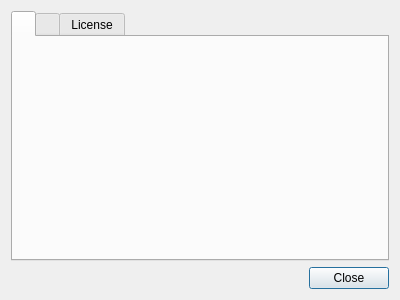
<?xml version="1.0" encoding="UTF-8"?>
<ui version="4.0">
 <class>KvManager::AboutDialog</class>
 <widget class="QDialog" name="AboutDialog">
  <property name="geometry">
   <rect>
    <x>0</x>
    <y>0</y>
    <width>400</width>
    <height>300</height>
   </rect>
  </property>
  <property name="windowTitle">
   <string notr="true">Dialog</string>
  </property>
  <layout class="QGridLayout" name="gridLayout">
   <item row="0" column="0">
    <widget class="QTabWidget" name="tabWidget">
     <property name="currentIndex">
      <number>0</number>
     </property>
     <widget class="QWidget" name="tab">
      <attribute name="title">
       <string/>
      </attribute>
      <layout class="QGridLayout" name="gridLayout_2">
       <item row="0" column="0">
        <widget class="QLabel" name="iconLabel">
         <property name="text">
          <string/>
         </property>
         <property name="alignment">
          <set>Qt::AlignCenter</set>
         </property>
        </widget>
       </item>
       <item row="1" column="0">
        <widget class="QLabel" name="titleLabel">
         <property name="text">
          <string/>
         </property>
         <property name="alignment">
          <set>Qt::AlignCenter</set>
         </property>
        </widget>
       </item>
       <item row="3" column="0">
        <widget class="QLabel" name="textLabel">
         <property name="text">
          <string/>
         </property>
         <property name="alignment">
          <set>Qt::AlignCenter</set>
         </property>
        </widget>
       </item>
       <item row="2" column="0">
        <spacer name="verticalSpacer">
         <property name="orientation">
          <enum>Qt::Vertical</enum>
         </property>
         <property name="sizeHint" stdset="0">
          <size>
           <width>20</width>
           <height>5</height>
          </size>
         </property>
        </spacer>
       </item>
       <item row="4" column="0">
        <spacer name="verticalSpacer_2">
         <property name="orientation">
          <enum>Qt::Vertical</enum>
         </property>
         <property name="sizeHint" stdset="0">
          <size>
           <width>20</width>
           <height>5</height>
          </size>
         </property>
        </spacer>
       </item>
      </layout>
     </widget>
     <widget class="QWidget" name="tab_2">
      <attribute name="title">
       <string/>
      </attribute>
      <layout class="QGridLayout" name="gridLayout_3">
       <item row="0" column="0">
        <widget class="QTextBrowser" name="textBrowser">
         <property name="focusPolicy">
          <enum>Qt::NoFocus</enum>
         </property>
         <property name="html">
          <string notr="true">&lt;!DOCTYPE HTML PUBLIC &quot;-//W3C//DTD HTML 4.0//EN&quot; &quot;http://www.w3.org/TR/REC-html40/strict.dtd&quot;&gt;
&lt;html&gt;&lt;head&gt;&lt;meta name=&quot;qrichtext&quot; content=&quot;1&quot; /&gt;&lt;style type=&quot;text/css&quot;&gt;
p, li { white-space: pre-wrap; }
&lt;/style&gt;&lt;/head&gt;&lt;body style=&quot;  font-weight:400; font-style:normal;&quot;&gt;
&lt;p style=&quot; margin-top:0px; margin-bottom:0px; margin-left:0px; margin-right:0px; -qt-block-indent:0; text-indent:0px;&quot;&gt;&lt;span style=&quot; font-weight:600;&quot;&gt;Arabic (Algeria):&lt;/span&gt; &lt;a href=&quot;https://github.com/HishamAHai&quot;&gt;HishamAHai at GitHub&lt;/a&gt;&lt;/p&gt;
&lt;p style=&quot;-qt-paragraph-type:empty; margin-top:0px; margin-bottom:0px; margin-left:0px; margin-right:0px; -qt-block-indent:0; text-indent:0px;&quot;&gt;&lt;br /&gt;&lt;/p&gt;
&lt;p style=&quot; margin-top:0px; margin-bottom:0px; margin-left:0px; margin-right:0px; -qt-block-indent:0; text-indent:0px;&quot;&gt;&lt;span style=&quot; font-weight:600;&quot;&gt;Belarusian:&lt;/span&gt; Zmicer Turok&lt;/p&gt;
&lt;p style=&quot;-qt-paragraph-type:empty; margin-top:0px; margin-bottom:0px; margin-left:0px; margin-right:0px; -qt-block-indent:0; text-indent:0px;&quot;&gt;&lt;br /&gt;&lt;/p&gt;
&lt;p style=&quot; margin-top:0px; margin-bottom:0px; margin-left:0px; margin-right:0px; -qt-block-indent:0; text-indent:0px;&quot;&gt;&lt;span style=&quot; font-weight:600;&quot;&gt;Chinese (Simplified):&lt;/span&gt; &lt;a href=&quot;https://github.com/jaybird1986&quot;&gt;jaybird1986 at GitHub&lt;/a&gt;, Feng Yu &lt;a href=&quot;https://github.com/abcfy2&quot;&gt;(abcfy2 at GitHub)&lt;/a&gt;, &lt;a href=&quot;https://github.com/greatyingzi&quot;&gt;greatyingzi at GitHub&lt;/a&gt;, &lt;a href=&quot;https://github.com/ling0412&quot;&gt;ling0412 at GitHub&lt;/a&gt;&lt;/p&gt;
&lt;p style=&quot;-qt-paragraph-type:empty; margin-top:0px; margin-bottom:0px; margin-left:0px; margin-right:0px; -qt-block-indent:0; text-indent:0px;&quot;&gt;&lt;br /&gt;&lt;/p&gt;
&lt;p style=&quot; margin-top:0px; margin-bottom:0px; margin-left:0px; margin-right:0px; -qt-block-indent:0; text-indent:0px;&quot;&gt;&lt;span style=&quot; font-weight:600;&quot;&gt;Czech:&lt;/span&gt; &lt;a href=&quot;https://github.com/p-bo&quot;&gt;p-bo at GitHub&lt;/a&gt;, &lt;a href=&quot;https://github.com/Translate-SW&quot;&gt;Translate-SW at GitHub&lt;/a&gt;&lt;/p&gt;
&lt;p style=&quot;-qt-paragraph-type:empty; margin-top:0px; margin-bottom:0px; margin-left:0px; margin-right:0px; -qt-block-indent:0; text-indent:0px;&quot;&gt;&lt;br /&gt;&lt;/p&gt;
&lt;p style=&quot; margin-top:0px; margin-bottom:0px; margin-left:0px; margin-right:0px; -qt-block-indent:0; text-indent:0px;&quot;&gt;&lt;span style=&quot; font-weight:600;&quot;&gt;Dutch:&lt;/span&gt; Heimen Stoffels &lt;a href=&quot;https://github.com/Vistaus&quot;&gt;&lt;span;&gt;(Vistaus at GitHub)&lt;/span&gt;&lt;/a&gt;, &lt;a href=&quot;https://github.com/Pjotr123&quot;&gt;&lt;span;&gt;Pjotr123 at GitHub&lt;/span&gt;&lt;/a&gt;, &lt;a href=&quot;https://github.com/PanderMusubi&quot;&gt;PanderMusubi at GitHub&lt;/a&gt;&lt;/p&gt;
&lt;p style=&quot;-qt-paragraph-type:empty; margin-top:0px; margin-bottom:0px; margin-left:0px; margin-right:0px; -qt-block-indent:0; text-indent:0px;&quot;&gt;&lt;br /&gt;&lt;/p&gt;
&lt;p style=&quot; margin-top:0px; margin-bottom:0px; margin-left:0px; margin-right:0px; -qt-block-indent:0; text-indent:0px;&quot;&gt;&lt;span style=&quot; font-weight:600;&quot;&gt;Esperanto:&lt;/span&gt; Tsu Jan (author)&lt;/p&gt;
&lt;p style=&quot;-qt-paragraph-type:empty; margin-top:0px; margin-bottom:0px; margin-left:0px; margin-right:0px; -qt-block-indent:0; text-indent:0px;&quot;&gt;&lt;br /&gt;&lt;/p&gt;
&lt;p style=&quot; margin-top:0px; margin-bottom:0px; margin-left:0px; margin-right:0px; -qt-block-indent:0; text-indent:0px;&quot;&gt;&lt;span style=&quot; font-weight:600;&quot;&gt;Estonian:&lt;/span&gt; &lt;a href=&quot;https://github.com/rimasx&quot;&gt;&lt;span;&gt;rimasx at GitHub&lt;/span&gt;&lt;/a&gt;, Priit Jõerüüt;&lt;/p&gt;
&lt;p style=&quot;-qt-paragraph-type:empty; margin-top:0px; margin-bottom:0px; margin-left:0px; margin-right:0px; -qt-block-indent:0; text-indent:0px;&quot;&gt;&lt;br /&gt;&lt;/p&gt;
&lt;p style=&quot; margin-top:0px; margin-bottom:0px; margin-left:0px; margin-right:0px; -qt-block-indent:0; text-indent:0px;&quot;&gt;&lt;span style=&quot; font-weight:600;&quot;&gt;Finnish:&lt;/span&gt; &lt;a href=&quot;https://github.com/mahtiankka&quot;&gt;&lt;span;&gt;MahtiAnkka at GitHub&lt;/span&gt;&lt;/a&gt;, Robin, &lt;/span&gt; Tommi Nieminen &lt;a href=&quot;https://github.com/Legisign&quot;&gt;&lt;span;&gt;(Legisign at GitHub)&lt;/span&gt;&lt;/a&gt;, &lt;a href=&quot;https://github.com/Chiitoo&quot;&gt;&lt;span;&gt;Chiitoo at GitHub&lt;/span&gt;&lt;/a&gt;&lt;/p&gt;
&lt;p style=&quot;-qt-paragraph-type:empty; margin-top:0px; margin-bottom:0px; margin-left:0px; margin-right:0px; -qt-block-indent:0; text-indent:0px;&quot;&gt;&lt;br /&gt;&lt;/p&gt;
&lt;p style=&quot; margin-top:0px; margin-bottom:0px; margin-left:0px; margin-right:0px; -qt-block-indent:0; text-indent:0px;&quot;&gt;&lt;span style=&quot; font-weight:600;&quot;&gt;French:&lt;/span&gt; &lt;a href=&quot;https://github.com/roxfr&quot;&gt;&lt;span;&gt;roxfr at GitHub&lt;/span&gt;&lt;/a&gt;, &lt;a href=&quot;https://github.com/Bapt17&quot;&gt;Bapt17 at GitHub&lt;/a&gt;&lt;/p&gt;
&lt;p style=&quot;-qt-paragraph-type:empty; margin-top:0px; margin-bottom:0px; margin-left:0px; margin-right:0px; -qt-block-indent:0; text-indent:0px;&quot;&gt;&lt;br /&gt;&lt;/p&gt;
&lt;p style=&quot; margin-top:0px; margin-bottom:0px; margin-left:0px; margin-right:0px; -qt-block-indent:0; text-indent:0px;&quot;&gt;&lt;span style=&quot; font-weight:600;&quot;&gt;German:&lt;/span&gt; Ettore Atalan &lt;a href=&quot;https://github.com/Atalanttore&quot;&gt;&lt;span;&gt;(Atalanttore at GitHub)&lt;/span&gt;&lt;/a&gt;, hugo G&lt;/span&gt;&lt;/a&gt;, Roman Volak &lt;a href=&quot;https://github.com/RomanVolak&quot;&gt;&lt;span;&gt;(RomanVolak at GitHub)&lt;/span&gt;&lt;/a&gt;&lt;/p&gt;
&lt;p style=&quot;-qt-paragraph-type:empty; margin-top:0px; margin-bottom:0px; margin-left:0px; margin-right:0px; -qt-block-indent:0; text-indent:0px;&quot;&gt;&lt;br /&gt;&lt;/p&gt;
&lt;p style=&quot; margin-top:0px; margin-bottom:0px; margin-left:0px; margin-right:0px; -qt-block-indent:0; text-indent:0px;&quot;&gt;&lt;span style=&quot; font-weight:600;&quot;&gt;Hebrew:&lt;/span&gt; itay alush &lt;a href=&quot;https://github.com/itayalush1&quot;&gt;(itayalush1 at GitHub)&lt;/a&gt;, Omer I.S. &lt;a href=&quot;https://github.com/omeritzics&quot;&gt;(omeritzics at GitHub)&lt;/a&gt;&lt;/p&gt;
&lt;p style=&quot;-qt-paragraph-type:empty; margin-top:0px; margin-bottom:0px; margin-left:0px; margin-right:0px; -qt-block-indent:0; text-indent:0px;&quot;&gt;&lt;br /&gt;&lt;/p&gt;
&lt;p style=&quot; margin-top:0px; margin-bottom:0px; margin-left:0px; margin-right:0px; -qt-block-indent:0; text-indent:0px;&quot;&gt;&lt;span style=&quot; font-weight:600;&quot;&gt;Hungarian:&lt;/span&gt; &lt;a href=&quot;https://github.com/zoli111&quot;&gt;zoli111 at GitHub&lt;/a&gt;, Ács Zoltán&lt;/p&gt;
&lt;p style=&quot;-qt-paragraph-type:empty; margin-top:0px; margin-bottom:0px; margin-left:0px; margin-right:0px; -qt-block-indent:0; text-indent:0px;&quot;&gt;&lt;br /&gt;&lt;/p&gt;
&lt;p style=&quot; margin-top:0px; margin-bottom:0px; margin-left:0px; margin-right:0px; -qt-block-indent:0; text-indent:0px;&quot;&gt;&lt;span style=&quot; font-weight:600;&quot;&gt;Indonesian:&lt;/span&gt; Muhammad Andryan Noor &lt;a href=&quot;https://github.com/andryNoor&quot;&gt;&lt;span;&gt;(andryNoor at GitHub)&lt;/span&gt;&lt;/a&gt;, &lt;/span&gt; Arif Budiman &lt;a href=&quot;https://github.com/arifpedia&quot;&gt;&lt;span;&gt;(arifpedia at GitHub)&lt;/span&gt;&lt;/a&gt;, &lt;/span&gt; Gema Aji Wardian &lt;a href=&quot;https://github.com/nerdv2&quot;&gt;&lt;span;&gt;(nerdv2 at GitHub)&lt;/span&gt;&lt;/a&gt;&lt;/p&gt;
&lt;p style=&quot;-qt-paragraph-type:empty; margin-top:0px; margin-bottom:0px; margin-left:0px; margin-right:0px; -qt-block-indent:0; text-indent:0px;&quot;&gt;&lt;br /&gt;&lt;/p&gt;
&lt;p style=&quot; margin-top:0px; margin-bottom:0px; margin-left:0px; margin-right:0px; -qt-block-indent:0; text-indent:0px;&quot;&gt;&lt;span style=&quot; font-weight:600;&quot;&gt;Italian:&lt;/span&gt; &lt;a href=&quot;https://github.com/stefonarch&quot;&gt;&lt;span;&gt;stefonarch at GitHub&lt;/span&gt;&lt;/a&gt;, &lt;a href=&quot;https://github.com/EncryptedEasty&quot;&gt;&lt;span;&gt;EncryptedEasty at GitHub&lt;/span&gt;&lt;/a&gt;&lt;/p&gt;
&lt;p style=&quot;-qt-paragraph-type:empty; margin-top:0px; margin-bottom:0px; margin-left:0px; margin-right:0px; -qt-block-indent:0; text-indent:0px;&quot;&gt;&lt;br /&gt;&lt;/p&gt;
&lt;p style=&quot; margin-top:0px; margin-bottom:0px; margin-left:0px; margin-right:0px; -qt-block-indent:0; text-indent:0px;&quot;&gt;&lt;span style=&quot; font-weight:600;&quot;&gt;Japanese:&lt;/span&gt; Masamichi Ito &lt;a href=&quot;https://github.com/ito32bit&quot;&gt;(ito32bit at GitHub)&lt;/a&lt;/p&gt;
&lt;p style=&quot;-qt-paragraph-type:empty; margin-top:0px; margin-bottom:0px; margin-left:0px; margin-right:0px; -qt-block-indent:0; text-indent:0px;&quot;&gt;&lt;br /&gt;&lt;/p&gt;
&lt;p style=&quot; margin-top:0px; margin-bottom:0px; margin-left:0px; margin-right:0px; -qt-block-indent:0; text-indent:0px;&quot;&gt;&lt;span style=&quot; font-weight:600;&quot;&gt;Korean:&lt;/span&gt; &lt;a href=&quot;https://github.com/MarongHappy&quot;&gt;&lt;span;&gt;MarongHappy at GitHub&lt;/span&gt;&lt;/a&gt;&lt;/p&gt;
&lt;p style=&quot;-qt-paragraph-type:empty; margin-top:0px; margin-bottom:0px; margin-left:0px; margin-right:0px; -qt-block-indent:0; text-indent:0px;&quot;&gt;&lt;br /&gt;&lt;/p&gt;
&lt;p style=&quot; margin-top:0px; margin-bottom:0px; margin-left:0px; margin-right:0px; -qt-block-indent:0; text-indent:0px;&quot;&gt;&lt;span style=&quot; font-weight:600;&quot;&gt;Lithuanian:&lt;/span&gt; &lt;a href=&quot;https://github.com/welaq&quot;&gt;&lt;span;&gt;welaq at GitHub&lt;/span&gt;&lt;/a&gt;&lt;/p&gt;
&lt;p style=&quot;-qt-paragraph-type:empty; margin-top:0px; margin-bottom:0px; margin-left:0px; margin-right:0px; -qt-block-indent:0; text-indent:0px;&quot;&gt;&lt;br /&gt;&lt;/p&gt;
&lt;p style=&quot; margin-top:0px; margin-bottom:0px; margin-left:0px; margin-right:0px; -qt-block-indent:0; text-indent:0px;&quot;&gt;&lt;span style=&quot; font-weight:600;&quot;&gt;Norwegian:&lt;/span&gt; Allan Nordhøy &lt;a href=&quot;https://github.com/comradekingu&quot;&gt;(comradekingu at GitHub)&lt;/a&gt;&lt;/p&gt;
&lt;p style=&quot;-qt-paragraph-type:empty; margin-top:0px; margin-bottom:0px; margin-left:0px; margin-right:0px; -qt-block-indent:0; text-indent:0px;&quot;&gt;&lt;br /&gt;&lt;/p&gt;
&lt;p style=&quot; margin-top:0px; margin-bottom:0px; margin-left:0px; margin-right:0px; -qt-block-indent:0; text-indent:0px;&quot;&gt;&lt;span style=&quot; font-weight:600;&quot;&gt;Polish:&lt;/span&gt; Marcin Mikołajczak &lt;a href=&quot;https://github.com/m4sk1n&quot;&gt;&lt;span;&gt;(m4sk1n at GitHub)&lt;/span&gt;&lt;/a&gt;&lt;/p&gt;
&lt;p style=&quot;-qt-paragraph-type:empty; margin-top:0px; margin-bottom:0px; margin-left:0px; margin-right:0px; -qt-block-indent:0; text-indent:0px;&quot;&gt;&lt;br /&gt;&lt;/p&gt;
&lt;p style=&quot; margin-top:0px; margin-bottom:0px; margin-left:0px; margin-right:0px; -qt-block-indent:0; text-indent:0px;&quot;&gt;&lt;span style=&quot; font-weight:600;&quot;&gt;Portuguese:&lt;/span&gt; Hugo Carvalho &lt;a href=&quot;https://github.com/hugok79&quot;&gt;(hugok79 at GitHub)&lt;/a&gt;, Sérgio Marques &lt;a href=&quot;https://github.com/smarquespt&quot;&gt;(smarquespt at GitHub)&lt;/a&gt;&lt;/p&gt;
&lt;p style=&quot;-qt-paragraph-type:empty; margin-top:0px; margin-bottom:0px; margin-left:0px; margin-right:0px; -qt-block-indent:0; text-indent:0px;&quot;&gt;&lt;br /&gt;&lt;/p&gt;
&lt;p style=&quot; margin-top:0px; margin-bottom:0px; margin-left:0px; margin-right:0px; -qt-block-indent:0; text-indent:0px;&quot;&gt;&lt;span style=&quot; font-weight:600;&quot;&gt;Portuguese (Brazil):&lt;/span&gt; Leandro Ramos &lt;a href=&quot;https://github.com/leandroramos&quot;&gt;&lt;span;&gt;(leandroramos at GitHub)&lt;/span&gt;&lt;/a&gt;, &lt;/span&gt; &lt;a href=&quot;https://github.com/eltonfabricio10&quot;&gt;&lt;span;&gt;eltonfabricio10 at GitHub&lt;/span&gt;&lt;/a&gt;, &lt;a href=&quot;https://github.com/rodrigolinuxx&quot;&gt;&lt;span;&gt;rodrigolinuxx at GitHub&lt;/span&gt;&lt;/a&gt;, &lt;a href=&quot;https://github.com/BiP213&quot;&gt;&lt;span;&gt;BiP213 at GitHub&lt;/span&gt;&lt;/a&gt;, &lt;a href=&quot;https://github.com/cassiojsl&quot;&gt;&lt;span;&gt;cassiojsl at GitHub&lt;/span&gt;&lt;/a&gt;, &lt;/span&gt; Gabriel Proença Alves &lt;a href=&quot;https://github.com/gabrielproencaalves&quot;&gt;&lt;span;&gt;(gabrielproencaalves at GitHub)&lt;/span&gt;&lt;/a&gt;&lt;/p&gt;
&lt;p style=&quot;-qt-paragraph-type:empty; margin-top:0px; margin-bottom:0px; margin-left:0px; margin-right:0px; -qt-block-indent:0; text-indent:0px;&quot;&gt;&lt;br /&gt;&lt;/p&gt;
&lt;p style=&quot; margin-top:0px; margin-bottom:0px; margin-left:0px; margin-right:0px; -qt-block-indent:0; text-indent:0px;&quot;&gt;&lt;span style=&quot; font-weight:600;&quot;&gt;Russian:&lt;/span&gt; Николай Смольянинов &lt;a href=&quot;https://github.com/smolnp&quot;&gt;(smolnp at GitHub)&lt;/a&gt;, Pavel Shlyak &lt;a href=&quot;https://github.com/shlyakpavel&quot;&gt;(shlyakpavel at GitHub)&lt;/a&gt;, &lt;a href=&quot;https://github.com/4fury&quot;&gt;&lt;span;&gt;4fury at GitHub&lt;/span&gt;&lt;/a&gt;, Dmitry Astankov &lt;a href=&quot;https://github.com/Illumaria&quot;&gt;(Illumaria at GitHub)&lt;/a&gt;, &lt;a href=&quot;https://github.com/roaldiopi&quot;&gt;&lt;span;&gt;roaldiopi at GitHub&lt;/span&gt;&lt;/a&gt;, Andrei Stepanov &lt;a href=&quot;https://github.com/adem4ik&quot;&gt;(adem4ik at GitHub)&lt;/a&gt;, &lt;a href=&quot;https://github.com/kirusyaga&quot;&gt;&lt;span;&gt;kirusyaga at GitHub&lt;/span&gt;&lt;/a&gt;&lt;/p&gt;
&lt;p style=&quot;-qt-paragraph-type:empty; margin-top:0px; margin-bottom:0px; margin-left:0px; margin-right:0px; -qt-block-indent:0; text-indent:0px;&quot;&gt;&lt;br /&gt;&lt;/p&gt;
&lt;p style=&quot; margin-top:0px; margin-bottom:0px; margin-left:0px; margin-right:0px; -qt-block-indent:0; text-indent:0px;&quot;&gt;&lt;span style=&quot; font-weight:600;&quot;&gt;Slovak:&lt;/span&gt; Paolo Vigoroso, &lt;a href=&quot;https://github.com/Leifdin&quot;&gt;&lt;span;&gt;Leifdin at GitHub&lt;/span&gt;&lt;/a&gt;&lt;/p&gt;
&lt;p style=&quot;-qt-paragraph-type:empty; margin-top:0px; margin-bottom:0px; margin-left:0px; margin-right:0px; -qt-block-indent:0; text-indent:0px;&quot;&gt;&lt;br /&gt;&lt;/p&gt;
&lt;p style=&quot; margin-top:0px; margin-bottom:0px; margin-left:0px; margin-right:0px; -qt-block-indent:0; text-indent:0px;&quot;&gt;&lt;span style=&quot; font-weight:600;&quot;&gt;Spanish:&lt;/span&gt; &lt;a href=&quot;https://github.com/micrococo&quot;&gt;&lt;span;&gt;micrococo at GitHub&lt;/span&gt;&lt;/a&gt;, &lt;/span&gt; Maximiliano Dvyhailo &lt;a href=&quot;https://github.com/MaxiDvy&quot;&gt;&lt;span;&gt;(MaxiDvy at GitHub)&lt;/span&gt;&lt;/a&gt;, Robert Schneider, &lt;a href=&quot;https://github.com/marianofussero&quot;&gt;&lt;span;&gt;marianofussero at GitHub&lt;/span&gt;&lt;/a&gt;, &lt;/span&gt; Juan Alvarez &lt;a href=&quot;https://github.com/JotaJota96&quot;&gt;&lt;span;&gt;(JotaJota96 at GitHub)&lt;/span&gt;&lt;/a&gt;&lt;/p&gt;
&lt;p style=&quot;-qt-paragraph-type:empty; margin-top:0px; margin-bottom:0px; margin-left:0px; margin-right:0px; -qt-block-indent:0; text-indent:0px;&quot;&gt;&lt;br /&gt;&lt;/p&gt;
&lt;p style=&quot; margin-top:0px; margin-bottom:0px; margin-left:0px; margin-right:0px; -qt-block-indent:0; text-indent:0px;&quot;&gt;&lt;span style=&quot; font-weight:600;&quot;&gt;Turkish:&lt;/span&gt; Mehmet Akif &lt;a href=&quot;https://github.com/madanadam&quot;&gt;(madanadam at GitHub)&lt;/a&gt;, Dr. Ayhan YALÇINSOY &lt;a href=&quot;https://github.com/ayhanyalcinsoy&quot;&gt;(ayhanyalcinsoy at GitHub)&lt;/a&gt;&lt;/p&gt;
&lt;p style=&quot;-qt-paragraph-type:empty; margin-top:0px; margin-bottom:0px; margin-left:0px; margin-right:0px; -qt-block-indent:0; text-indent:0px;&quot;&gt;&lt;br /&gt;&lt;/p&gt;
&lt;p style=&quot; margin-top:0px; margin-bottom:0px; margin-left:0px; margin-right:0px; -qt-block-indent:0; text-indent:0px;&quot;&gt;&lt;span style=&quot; font-weight:600;&quot;&gt;Ukrainian:&lt;/span&gt; Ihor Hordiichuk &lt;a href=&quot;https://github.com/IhorHordiichuk&quot;&gt;(IhorHordiichuk at GitHub)&lt;/a&gt;, Taras Panchenko &lt;a href=&quot;https://github.com/TarasPanchenko&quot;&gt;(TarasPanchenko at GitHub)&lt;/a&gt;&lt;/p&gt;&lt;/body&gt;&lt;/html&gt;</string>
         </property>
         <property name="openExternalLinks">
          <bool>true</bool>
         </property>
        </widget>
       </item>
      </layout>
     </widget>
     <widget class="QWidget" name="tab_3">
      <attribute name="title">
       <string>License</string>
      </attribute>
      <layout class="QGridLayout" name="gridLayout_4">
       <item row="0" column="0">
        <widget class="QTextBrowser" name="textBrowser_2">
         <property name="focusPolicy">
          <enum>Qt::NoFocus</enum>
         </property>
         <property name="html">
          <string notr="true">&lt;!DOCTYPE HTML PUBLIC &quot;-//W3C//DTD HTML 4.0//EN&quot; &quot;http://www.w3.org/TR/REC-html40/strict.dtd&quot;&gt;
&lt;html&gt;&lt;head&gt;&lt;meta name=&quot;qrichtext&quot; content=&quot;1&quot; /&gt;&lt;style type=&quot;text/css&quot;&gt;
p, li { white-space: pre-wrap; }
&lt;/style&gt;&lt;/head&gt;&lt;body style=&quot;  font-weight:400; font-style:normal;&quot;&gt;
&lt;p style=&quot; margin-top:0px; margin-bottom:0px; margin-left:0px; margin-right:0px; -qt-block-indent:0; text-indent:0px;&quot;&gt;&lt;span style=&quot; font-style:italic;&quot;&gt;Kvantum&lt;/span&gt; is free software: you can redistribute it and/or modify it under the terms of the GNU General Public License as published by the Free Software Foundation, either &lt;a href=&quot;https://spdx.org/licenses/GPL-3.0+.html&quot;&gt;&lt;span;&gt;version 3 of the License&lt;/span&gt;&lt;/a&gt;, or (at your option) any later version.&lt;/p&gt;
&lt;p style=&quot;-qt-paragraph-type:empty; margin-top:0px; margin-bottom:0px; margin-left:0px; margin-right:0px; -qt-block-indent:0; text-indent:0px;&quot;&gt;&lt;br /&gt;&lt;/p&gt;
&lt;p style=&quot; margin-top:0px; margin-bottom:0px; margin-left:0px; margin-right:0px; -qt-block-indent:0; text-indent:0px;&quot;&gt;&lt;span style=&quot; font-style:italic;&quot;&gt;Kvantum&lt;/span&gt; is distributed in the hope that it will be useful, but WITHOUT ANY WARRANTY; without even the implied warranty of MERCHANTABILITY or FITNESS FOR A PARTICULAR PURPOSE. See the GNU General Public License for more details.&lt;/p&gt;&lt;/body&gt;&lt;/html&gt;</string>
         </property>
         <property name="openExternalLinks">
          <bool>true</bool>
         </property>
        </widget>
       </item>
      </layout>
     </widget>
    </widget>
   </item>
   <item row="1" column="0">
    <widget class="QDialogButtonBox" name="buttonBox">
     <property name="orientation">
      <enum>Qt::Horizontal</enum>
     </property>
     <property name="standardButtons">
      <set>QDialogButtonBox::Close</set>
     </property>
    </widget>
   </item>
  </layout>
 </widget>
 <resources/>
 <connections>
  <connection>
   <sender>buttonBox</sender>
   <signal>accepted()</signal>
   <receiver>AboutDialog</receiver>
   <slot>accept()</slot>
   <hints>
    <hint type="sourcelabel">
     <x>199</x>
     <y>279</y>
    </hint>
    <hint type="destinationlabel">
     <x>199</x>
     <y>149</y>
    </hint>
   </hints>
  </connection>
  <connection>
   <sender>buttonBox</sender>
   <signal>rejected()</signal>
   <receiver>AboutDialog</receiver>
   <slot>reject()</slot>
   <hints>
    <hint type="sourcelabel">
     <x>199</x>
     <y>279</y>
    </hint>
    <hint type="destinationlabel">
     <x>199</x>
     <y>149</y>
    </hint>
   </hints>
  </connection>
 </connections>
</ui>
